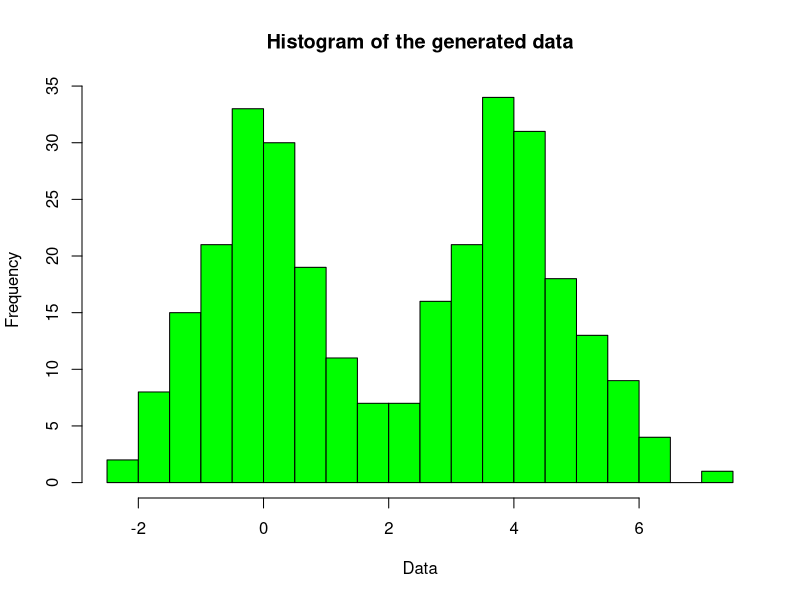
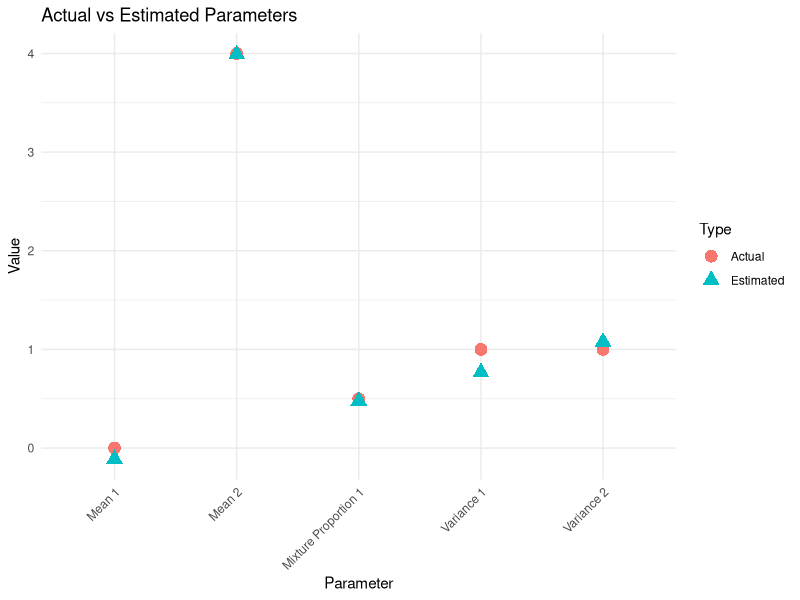

Here is the R script that generated these plots, in order:
library(ggplot2)
set.seed(123)

# --- Create a Dataset to estimate with ECM ---

# Parameters for the true distributions
mu1 <- 0
sigma1 <- 1
n1 <- 150

mu2 <- 4
sigma2 <- 1
n2 <- 150

# Generate the synthetic data
data <- c(rnorm(n1, mean = mu1, sd = sigma1), rnorm(n2, mean = mu2, sd = sigma2))
data <- sample(data)

# Plot the synthetic data
hist(data, breaks = 30, col = 'green', main = 'Histogram of the generated data', xlab = 'Data')

# --- ECM Algorithm for the Synthetic Data ---

# Initialization
mu1_est <- min(data)
mu2_est <- max(data)
sigma1_est <- sd(data)
sigma2_est <- sd(data)
lambda1_est <- 0.5

e_step <- function(data, mu1, mu2, sigma1, sigma2, lambda1) {
  # Compute the responsibilities (posterior probabilities)
  pdf1 <- dnorm(data, mean = mu1, sd = sigma1)
  pdf2 <- dnorm(data, mean = mu2, sd = sigma2)
  gamma1 <- lambda1 * pdf1 / (lambda1 * pdf1 + (1 - lambda1) * pdf2)
  return(gamma1)
}

cm_step <- function(data, gamma1) {
  # Update mixture proportion
  lambda1_new <- mean(gamma1)
  
  # Update means
  mu1_new <- sum(gamma1 * data) / sum(gamma1)
  mu2_new <- sum((1 - gamma1) * data) / sum(1 - gamma1)
  
  # Update variances
  sigma1_new <- sqrt(sum(gamma1 * (data - mu1_new)^2) / sum(gamma1))
  sigma2_new <- sqrt(sum((1 - gamma1) * (data - mu2_new)^2) / sum(1 - gamma1))
  
  return(list(lambda1_new = lambda1_new, mu1_new = mu1_new, mu2_new = mu2_new, sigma1_new = sigma1_new, sigma2_new = sigma2_new))
}

# ECM algorithm
tolerance <- 1e-6
max_iterations <- 100

for (iteration in 1:max_iterations) {
  # E-step
  gamma1 <- e_step(data, mu1_est, mu2_est, sigma1_est, sigma2_est, lambda1_est)
  
  # CM-step
  estimates <- cm_step(data, gamma1)
  
  # Check for convergence
  if (abs(mu1_est - estimates$mu1_new) < tolerance && abs(mu2_est - estimates$mu2_new) < tolerance) {
    break
  }
  
  # Update estimates
  lambda1_est <- estimates$lambda1_new
  mu1_est <- estimates$mu1_new
  mu2_est <- estimates$mu2_new
  sigma1_est <- estimates$sigma1_new
  sigma2_est <- estimates$sigma2_new
}

cat("Estimated parameters after", iteration, "iterations:\n")
cat("Mean 1:", round(mu1_est, 2), ", Variance 1:", round(sigma1_est^2, 2), "\n")
cat("Mean 2:", round(mu2_est, 2), ", Variance 2:", round(sigma2_est^2, 2), "\n")
cat("Mixture Proportion 1:", round(lambda1_est, 2), "\n")

# Create a data frame for plotting the results
results <- data.frame(
  Parameter = c("Mean 1", "Variance 1", "Mean 2", "Variance 2", "Mixture Proportion 1"),
  Type = rep(c("Actual", "Estimated"), each = 5),
  Value = c(mu1, sigma1^2, mu2, sigma2^2, 0.5, mu1_est, sigma1_est^2, mu2_est, sigma2_est^2, lambda1_est)
)

# Plot the results
ggplot(results, aes(x = Parameter, y = Value, color = Type, shape = Type)) +
  geom_point(size = 4) +
  labs(title = "Actual vs Estimated Parameters", y = "Value") +
  theme_minimal() +
  theme(axis.text.x = element_text(angle = 45, hjust = 1))
